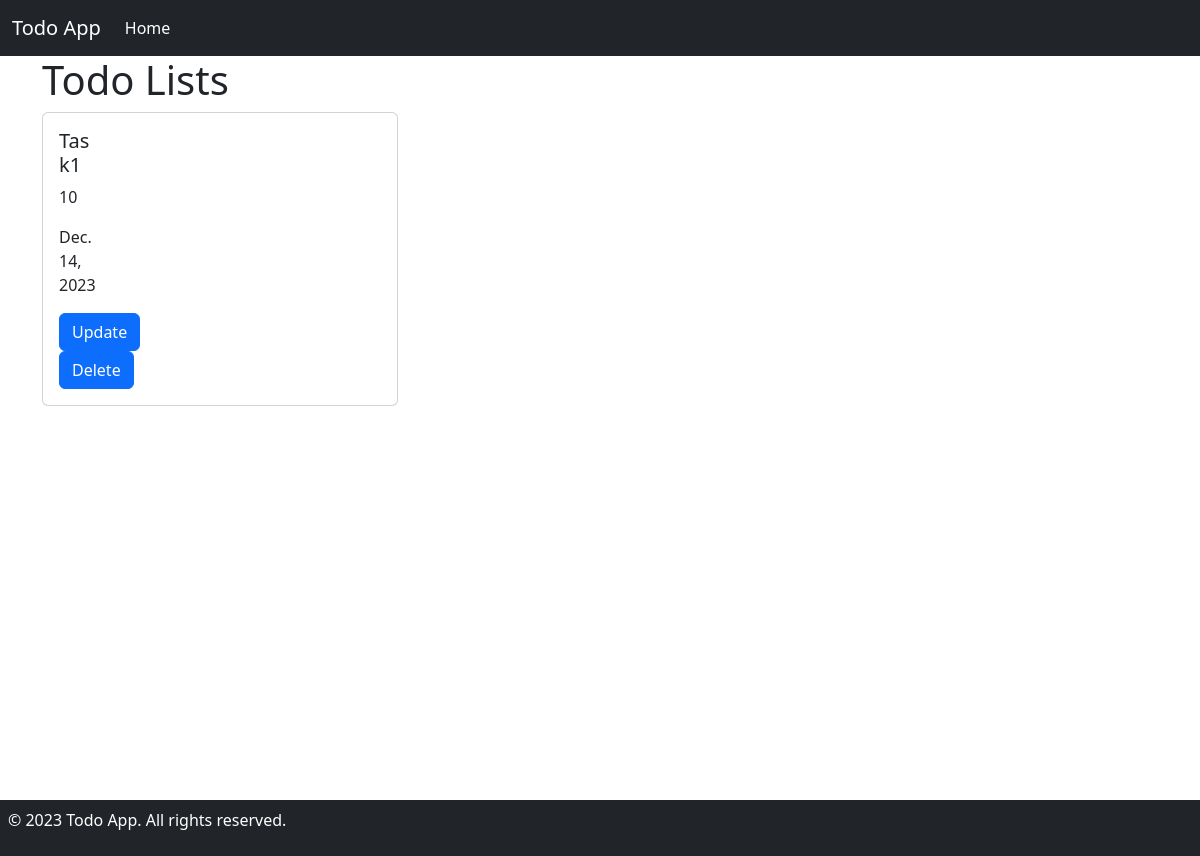
The page /cbvdetails/3 on the database as committed earlier.
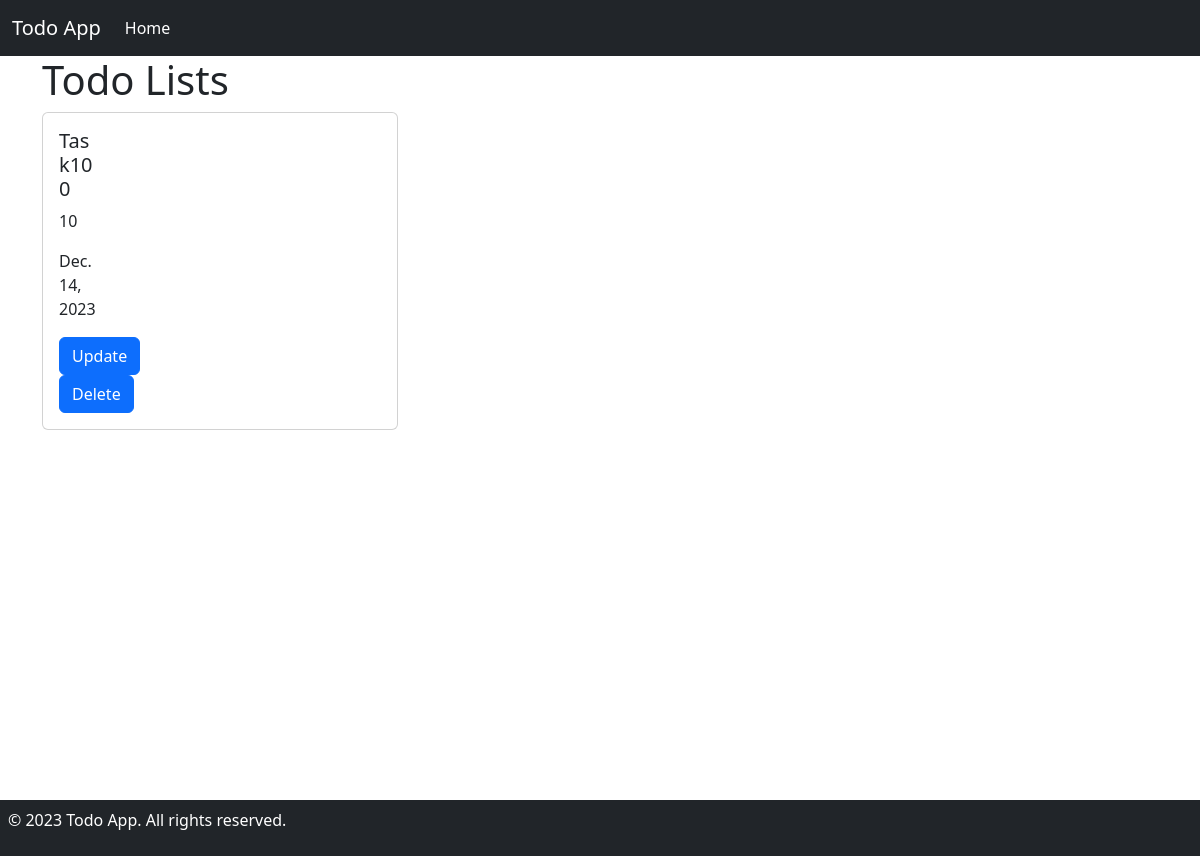
The same page on the database as committed later.
### todoapp/models.py (models this page shows, shortened)
class Task(models.Model):
    id=models.AutoField(primary_key=True)
    name=models.CharField(max_length=250)
    priority=models.IntegerField()
    date=models.DateField()

### todoapp/views.py (the view)
# urls.py: path('cbvdetails/<int:pk>',views.TaskDetailView.as_view(),name='cbvdetails'),
class TaskDetailView(DetailView):
    model = Task
    template_name = 'cbvdetails.html'
    context_object_name = 'task'

### templates/cbvdetails.html
{% extends "base.html" %}
{% block body %}
    <h1>Todo Lists</h1>
    <div class="row">
      <div class="col-4">
        <div class="card mb-3" style="max-width: 540px;">
            <div class="row ">
              <div class="col-3">
                <div class="card-body">
                  <h5 class="card-title">{{ task.name }}</h5>
                  <p class="card-text">{{ task.priority }}</p>
                  <p class="card-text">{{ task.date }}</p>
                  <a href="{% url 'cbvupdate' task.id %}" class="btn btn-primary">Update</a>
                  <a href="{% url 'cbvdelete' task.id %}" class="btn btn-primary">Delete</a>
                </div>
              </div>
            </div>
        </div>
      </div>
  </div>
{% endblock body %}

Rows that differ between the two databases and show on the page:
changed Task: name "Task1" → "Task100"
